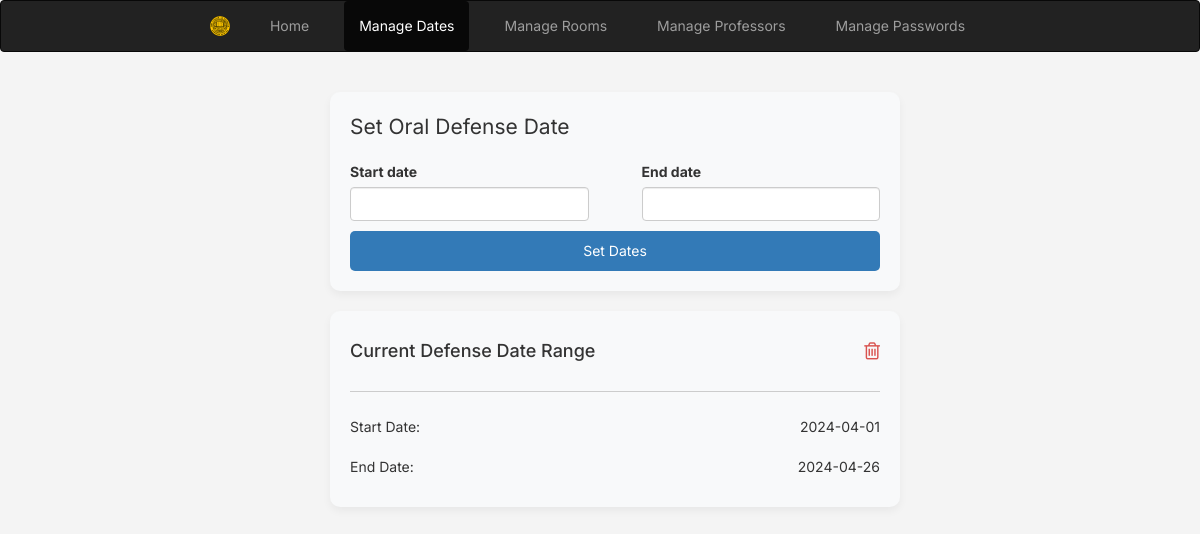
/admin_panel.php?page=set_dates, run on an earlier commit of the app's database.
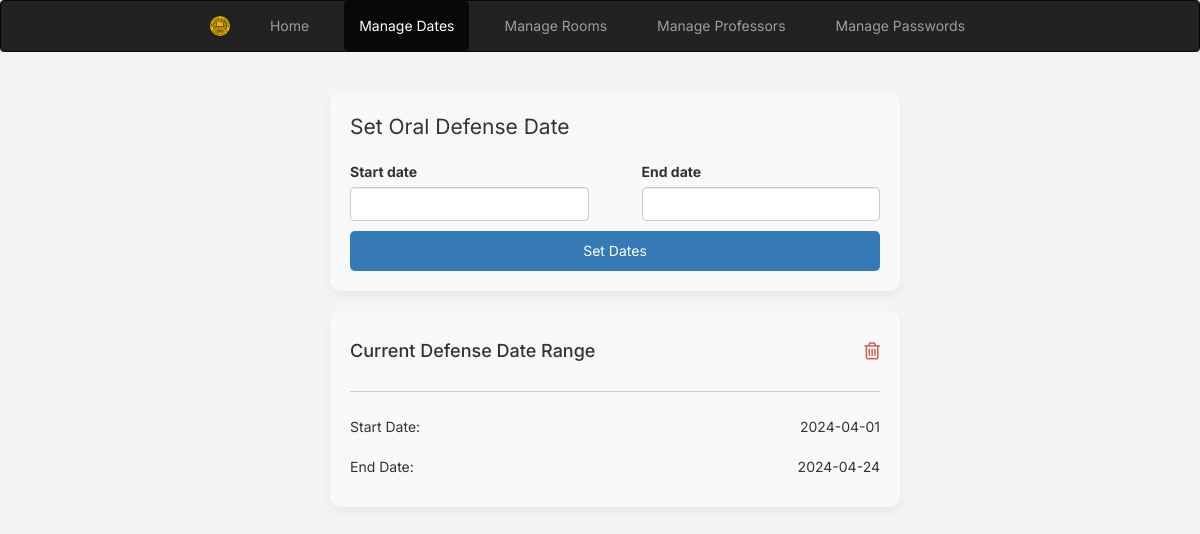
And on a later commit of the database.
### tables this page shows
CREATE TABLE `defense_schedule` (
  `id` int(11) NOT NULL,
  `start_date` date NOT NULL,
  `end_date` date NOT NULL
);

### set_dates.php (the view, shortened to what this page needs)
<?php
$mysqli = new mysqli('localhost', 'root', '', 'bookingcalendar');
$currentDateQuery = "SELECT * FROM defense_schedule LIMIT 1";
$currentDateResult = $mysqli->query($currentDateQuery);
$currentDate = $currentDateResult->fetch_assoc();
?>
<!DOCTYPE html>
<html>
<head>
    <link rel="stylesheet" href="//code.jquery.com/ui/1.12.1/themes/base/jquery-ui.css">
    <link rel="stylesheet" href="https://maxcdn.bootstrapcdn.com/bootstrap/3.4.0/css/bootstrap.min.css">
    <link rel="stylesheet" href="https://cdnjs.cloudflare.com/ajax/libs/font-awesome/4.7.0/css/font-awesome.min.css">
</head>
<body>
<div class="container">
    <div class="date-picker-form">
        <div class="form-header">Set Oral Defense Date</div>
            <form action="set_dates.php" method="post">
                <div class="date-inputs-row">
                    <div class="form-group">
                        <label for="from" class="form-label">Start date</label>
                        <input type="text" id="from" name="start_date" class="form-control">
                    </div>
                    <div class="form-group">
                        <label for="to" class="form-label">End date</label>
                        <input type="text" id="to" name="end_date" class="form-control">
                    </div>
                </div>
                <input type="submit" value="Set Dates" class="btn btn-primary">
            </form>
    </div>
    <?php if ($currentDate): ?>
    <div class="entry-history-form">
        <div class="form-header">
            <h4>Current Defense Date Range</h4>
            <a href="set_dates.php?action=delete" onclick="return confirm('Are you sure you want to delete this date range?');" class="delete-icon">
                <i class="fa fa-trash-o" aria-hidden="true"></i>
            </a>
        </div>
        <hr class="divider">
        <div class="date-details">
            <span class="date-label">Start Date: </span><span class="date-text"><?= $currentDate['start_date']; ?></span>
        </div>
        <div class="date-details">
            <span class="date-label">End Date: </span><span class="date-text"><?= $currentDate['end_date']; ?></span>
        </div>
    </div>
    <?php endif; ?>
</div>
</body>
</html>

What changed in the data, as far as the page shows it:
removed defense_schedule: start_date "2024-04-01", end_date "2024-04-26"
added defense_schedule: start_date "2024-04-01", end_date "2024-04-24"
